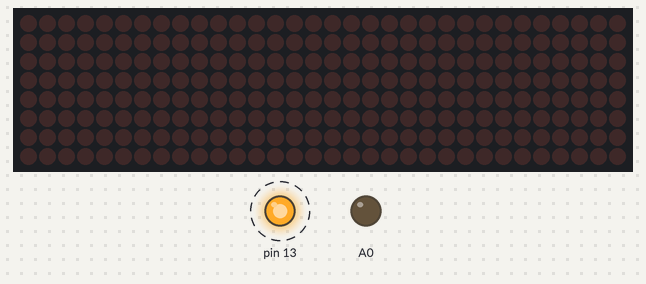
Simulated run of this sketch. Board: Arduino Uno, built with avr-gcc and run on an emulated ATmega328P. Shown: 32×8 LED matrix, output pins drawn as LEDs (lit = HIGH). Dashed ring = blinking. The audio player accepts every command and is not drawn.

Above: at 1.0 s.
Timing chart, 0 to 5.1 s (numbered marks = the images above):
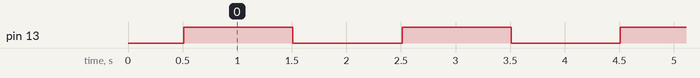

Measured:
- by itself, pin 13: alternates HIGH for 1.0 s and LOW for 1.0 s

The sketch:

DFPlayer_Interrupt.ino
```cpp
/*-----------------While Loop code----------------------*/
/*-------------Source Code by---------------------------*/
/*------Modified & Adapted by Habib.m @Hab_mz-----------*/
/*-----------------------V1.0---------------------------*/
/*---------------SPI Wiring Connections-----------------*/
/*--------------CLK_PIN   13  // or SCK-----------------*/
/*--------------DATA_PIN  11  // or MOSI----------------*/
/*---------------CS_PIN   10  // or SS------------------*/
/*------------------------------------------------------*/
#include <TimerOne.h>
int pb = 7;
//--------DFPlayer & SoftwareSerial Lib Setup-----------//
#include "DFRobotDFPlayerMini.h"
#include "SoftwareSerial.h"
SoftwareSerial playercomms(2,3);
DFRobotDFPlayerMini mp3;
static unsigned long timer = millis();

//----------------MAX7219 Lib Setup--------------------//
#include <MD_MAX72xx.h>
#define MAX_DEVICES  4
#define DELAYTIME  100
MD_MAX72XX mx = MD_MAX72XX(MD_MAX72XX::FC16_HW, 10, MAX_DEVICES);

void setup() {
  //-----------------MAX7219 setup-----------------------//
  mx.begin();

  pinMode(pb, INPUT);
  pinMode(13,OUTPUT);
  pinMode(A0,OUTPUT);
//---------DFPlayer & SoftwareSerial Setup-------------//
  Serial.begin(9600);
  playercomms.begin(9600);
  mp3.begin(playercomms);
  mp3.volume(20);  //0-30

//---------------Interrupt Protocol--------------------//
//  Timer1.initialize(10000);
//  Timer1.attachInterrupt( PIR_START );

}

void loop() {
  for(int i=1; i<=5; i++){
    digitalWrite(13,HIGH);
    delay(1000);
    digitalWrite(13,LOW);
    delay(1000);
  }
}

//----------Interrupt Code(Audio + PIR Sensor)---------//
void PIR_START(){
  if(digitalRead(pb)==LOW){
    digitalWrite(A0,HIGH);
  }else{
    digitalWrite(A0,LOW);
  }
}
```

Functions.ino
```cpp
//   if(digitalRead(pb)==HIGH){
//
//   }else{
//      mp3.play(6);
//   }


//     scrollText("Hello!   ");
//     delay(500);
//     spiral(35);
//     stripe(50);

//-----------------Scrolling Text----------------------//
void scrollText(const char *p){
  uint8_t charWidth;
  uint8_t cBuf[8];
  mx.clear();

  while (*p != '\0'){
    charWidth = mx.getChar(*p++, sizeof(cBuf) / sizeof(cBuf[0]), cBuf);
    for (uint8_t i=0; i<=charWidth; i++) {
      mx.transform(MD_MAX72XX::TSL);
      if (i < charWidth)
        mx.setColumn(0, cBuf[i]);
      delay(DELAYTIME);
    }
  }
}

//-------------------Spiral--------------------//
void spiral(int SpiralSpeed){
  int  rmin = 0, rmax = ROW_SIZE-1;
  int  cmin = 0, cmax = (COL_SIZE*MAX_DEVICES)-1;

  while ((rmax > rmin) && (cmax > cmin)){
    // do row
    for (int i=cmin; i<=cmax; i++){
      mx.setPoint(rmin, i, true);
      delay(SpiralSpeed/MAX_DEVICES);
    }
    rmin++;

    // do column
    for (uint8_t i=rmin; i<=rmax; i++){
      mx.setPoint(i, cmax, true);
      delay(SpiralSpeed/MAX_DEVICES);
    }
    cmax--;

    // do row
    for (int i=cmax; i>=cmin; i--){
      mx.setPoint(rmax, i, true);
      delay(SpiralSpeed/MAX_DEVICES);
    }
    rmax--;

    // do column
    for (uint8_t i=rmax; i>=rmin; i--){
      mx.setPoint(i, cmin, true);
      delay(SpiralSpeed/MAX_DEVICES);
    }
    cmin++;
  }
}

//-------------------Stripe--------------------//
void stripe(int WipeSpeed){
  const uint16_t maxCol = MAX_DEVICES*ROW_SIZE;
  const uint8_t stripeWidth = 10;

  for (uint16_t col=0; col<maxCol + ROW_SIZE + stripeWidth; col++){
    for (uint8_t row=0; row < ROW_SIZE; row++){
      mx.setPoint(row, col-row, true);
      mx.setPoint(row, col-row - stripeWidth, false);
    }
    delay(WipeSpeed);
  }
}
```
